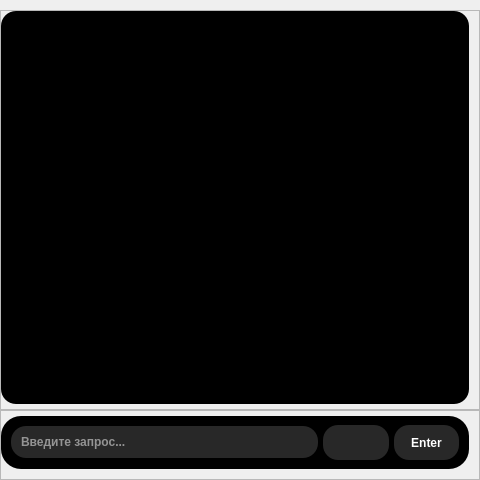
              <widget class="QFrame" name="Consol">
               <property name="sizePolicy">
                <sizepolicy hsizetype="Expanding" vsizetype="Expanding">
                 <horstretch>0</horstretch>
                 <verstretch>0</verstretch>
                </sizepolicy>
               </property>
               <property name="minimumSize">
                <size>
                 <width>0</width>
                 <height>480</height>
                </size>
               </property>
               <property name="maximumSize">
                <size>
                 <width>0</width>
                 <height>640</height>
                </size>
               </property>
               <property name="frameShape">
                <enum>QFrame::NoFrame</enum>
               </property>
               <property name="frameShadow">
                <enum>QFrame::Plain</enum>
               </property>
               <property name="lineWidth">
                <number>0</number>
               </property>
               <layout class="QVBoxLayout" name="verticalLayout_2">
                <property name="spacing">
                 <number>0</number>
                </property>
                <property name="leftMargin">
                 <number>0</number>
                </property>
                <property name="topMargin">
                 <number>10</number>
                </property>
                <property name="rightMargin">
                 <number>0</number>
                </property>
                <property name="bottomMargin">
                 <number>0</number>
                </property>
                <item>
                 <widget class="QFrame" name="Display">
                  <property name="sizePolicy">
                   <sizepolicy hsizetype="Expanding" vsizetype="Preferred">
                    <horstretch>0</horstretch>
                    <verstretch>0</verstretch>
                   </sizepolicy>
                  </property>
                  <property name="minimumSize">
                   <size>
                    <width>480</width>
                    <height>0</height>
                   </size>
                  </property>
                  <property name="maximumSize">
                   <size>
                    <width>720</width>
                    <height>600</height>
                   </size>
                  </property>
                  <property name="styleSheet">
                   <string notr="true"/>
                  </property>
                  <property name="frameShape">
                   <enum>QFrame::StyledPanel</enum>
                  </property>
                  <property name="frameShadow">
                   <enum>QFrame::Raised</enum>
                  </property>
                  <layout class="QHBoxLayout" name="horizontalLayout_4">
                   <property name="spacing">
                    <number>0</number>
                   </property>
                   <property name="leftMargin">
                    <number>0</number>
                   </property>
                   <property name="topMargin">
                    <number>0</number>
                   </property>
                   <property name="rightMargin">
                    <number>10</number>
                   </property>
                   <property name="bottomMargin">
                    <number>5</number>
                   </property>
                   <item>
                    <widget class="QTextBrowser" name="textBrowser">
                     <property name="font">
                      <font>
                       <family>System</family>
                       <pointsize>12</pointsize>
                       <weight>75</weight>
                       <bold>true</bold>
                      </font>
                     </property>
                     <property name="focusPolicy">
                      <enum>Qt::ClickFocus</enum>
                     </property>
                     <property name="contextMenuPolicy">
                      <enum>Qt::NoContextMenu</enum>
                     </property>
                     <property name="styleSheet">
                      <string notr="true">border-radius: 15px;
padding:5px;
background-color: rgb(0,0,0);
color:white;
padding-left: 20px;
writing-mode: vertical-lr;</string>
                     </property>
                     <property name="lineWidth">
                      <number>0</number>
                     </property>
                     <property name="horizontalScrollBarPolicy">
                      <enum>Qt::ScrollBarAlwaysOff</enum>
                     </property>
                     <property name="sizeAdjustPolicy">
                      <enum>QAbstractScrollArea::AdjustIgnored</enum>
                     </property>
                    </widget>
                   </item>
                  </layout>
                 </widget>
                </item>
                <item>
                 <widget class="QFrame" name="Buttons">
                  <property name="sizePolicy">
                   <sizepolicy hsizetype="Ignored" vsizetype="Preferred">
                    <horstretch>0</horstretch>
                    <verstretch>0</verstretch>
                   </sizepolicy>
                  </property>
                  <property name="minimumSize">
                   <size>
                    <width>100</width>
                    <height>70</height>
                   </size>
                  </property>
                  <property name="maximumSize">
                   <size>
                    <width>720</width>
                    <height>70</height>
                   </size>
                  </property>
                  <property name="styleSheet">
                   <string notr="true"/>
                  </property>
                  <property name="frameShape">
                   <enum>QFrame::StyledPanel</enum>
                  </property>
                  <property name="frameShadow">
                   <enum>QFrame::Raised</enum>
                  </property>
                  <layout class="QHBoxLayout" name="horizontalLayout_3">
                   <property name="spacing">
                    <number>0</number>
                   </property>
                   <property name="leftMargin">
                    <number>0</number>
                   </property>
                   <property name="topMargin">
                    <number>5</number>
                   </property>
                   <property name="rightMargin">
                    <number>10</number>
                   </property>
                   <property name="bottomMargin">
                    <number>10</number>
                   </property>
                   <item>
                    <widget class="QFrame" name="frame_2">
                     <property name="sizePolicy">
                      <sizepolicy hsizetype="Expanding" vsizetype="Preferred">
                       <horstretch>0</horstretch>
                       <verstretch>0</verstretch>
                      </sizepolicy>
                     </property>
                     <property name="minimumSize">
                      <size>
                       <width>300</width>
                       <height>0</height>
                      </size>
                     </property>
                     <property name="maximumSize">
                      <size>
                       <width>710</width>
                       <height>70</height>
                      </size>
                     </property>
                     <property name="styleSheet">
                      <string notr="true">background-color: rgb(0, 0, 0);
border-radius: 20px;</string>
                     </property>
                     <property name="frameShape">
                      <enum>QFrame::StyledPanel</enum>
                     </property>
                     <property name="frameShadow">
                      <enum>QFrame::Raised</enum>
                     </property>
                     <layout class="QHBoxLayout" name="horizontalLayout_5">
                      <property name="spacing">
                       <number>5</number>
                      </property>
                      <property name="leftMargin">
                       <number>10</number>
                      </property>
                      <property name="topMargin">
                       <number>0</number>
                      </property>
                      <property name="rightMargin">
                       <number>10</number>
                      </property>
                      <property name="bottomMargin">
                       <number>0</number>
                      </property>
                      <item>
                       <widget class="QLineEdit" name="lineEdit_2">
                        <property name="sizePolicy">
                         <sizepolicy hsizetype="Expanding" vsizetype="Fixed">
                          <horstretch>0</horstretch>
                          <verstretch>0</verstretch>
                         </sizepolicy>
                        </property>
                        <property name="font">
                         <font>
                          <family>System</family>
                          <weight>75</weight>
                          <bold>true</bold>
                         </font>
                        </property>
                        <property name="styleSheet">
                         <string notr="true">border-radius:15px;
padding:8px;
background-color: rgb(40,40,40);
color:white;
</string>
                        </property>
                        <property name="text">
                         <string/>
                        </property>
                        <property name="frame">
                         <bool>true</bool>
                        </property>
                        <property name="alignment">
                         <set>Qt::AlignLeading|Qt::AlignLeft|Qt::AlignVCenter</set>
                        </property>
                        <property name="dragEnabled">
                         <bool>false</bool>
                        </property>
                        <property name="placeholderText">
                         <string>Введите запрос...</string>
                        </property>
                       </widget>
                      </item>
                      <item>
                       <widget class="QFrame" name="frame_9">
                        <property name="sizePolicy">
                         <sizepolicy hsizetype="Preferred" vsizetype="Maximum">
                          <horstretch>0</horstretch>
                          <verstretch>0</verstretch>
                         </sizepolicy>
                        </property>
                        <property name="minimumSize">
                         <size>
                          <width>66</width>
                          <height>35</height>
                         </size>
                        </property>
                        <property name="styleSheet">
                         <string notr="true">border-radius:15px;
background-color:  rgba(40,40,40, 255);
color:white;
</string>
                        </property>
                        <property name="frameShape">
                         <enum>QFrame::StyledPanel</enum>
                        </property>
                        <property name="frameShadow">
                         <enum>QFrame::Raised</enum>
                        </property>
                        <layout class="QHBoxLayout" name="horizontalLayout_10">
                         <property name="spacing">
                          <number>0</number>
                         </property>
                         <property name="leftMargin">
                          <number>0</number>
                         </property>
                         <property name="topMargin">
                          <number>0</number>
                         </property>
                         <property name="rightMargin">
                          <number>0</number>
                         </property>
                         <property name="bottomMargin">
                          <number>0</number>
                         </property>
                         <item>
                          <widget class="QPushButton" name="deactivate_voice">
                           <property name="sizePolicy">
                            <sizepolicy hsizetype="Fixed" vsizetype="Fixed">
                             <horstretch>0</horstretch>
                             <verstretch>0</verstretch>
                            </sizepolicy>
                           </property>
                           <property name="minimumSize">
                            <size>
                             <width>30</width>
                             <height>30</height>
                            </size>
                           </property>
                           <property name="maximumSize">
                            <size>
                             <width>30</width>
                             <height>30</height>
                            </size>
                           </property>
                           <property name="styleSheet">
                            <string notr="true">border-radius:15px;
background-color:  rgba(40,40,40, 255);
color:white;
</string>
                           </property>
                           <property name="text">
                            <string/>
                           </property>
                           <property name="checkable">
                            <bool>true</bool>
                           </property>
                           <property name="checked">
                            <bool>false</bool>
                           </property>
                          </widget>
                         </item>
                         <item>
                          <widget class="QPushButton" name="pushButton_2">
                           <property name="sizePolicy">
                            <sizepolicy hsizetype="Fixed" vsizetype="Fixed">
                             <horstretch>0</horstretch>
                             <verstretch>0</verstretch>
                            </sizepolicy>
                           </property>
                           <property name="minimumSize">
                            <size>
                             <width>30</width>
                             <height>30</height>
                            </size>
                           </property>
                           <property name="maximumSize">
                            <size>
                             <width>30</width>
                             <height>30</height>
                            </size>
                           </property>
                           <property name="palette">
                            <palette>
                             <active>
                              <colorrole role="WindowText">
                               <brush brushstyle="SolidPattern">
                                <color alpha="255">
                                 <red>255</red>
                                 <green>255</green>
                                 <blue>255</blue>
                                </color>
                               </brush>
                              </colorrole>
                              <colorrole role="Button">
                               <brush brushstyle="SolidPattern">
                                <color alpha="255">
                                 <red>40</red>
                                 <green>40</green>
                                 <blue>40</blue>
                                </color>
                               </brush>
                              </colorrole>
                              <colorrole role="Text">
                               <brush brushstyle="SolidPattern">
                                <color alpha="255">
                                 <red>255</red>
                                 <green>255</green>
                                 <blue>255</blue>
                                </color>
                               </brush>
                              </colorrole>
                              <colorrole role="ButtonText">
                               <brush brushstyle="SolidPattern">
                                <color alpha="255">
                                 <red>255</red>
                                 <green>255</green>
                                 <blue>255</blue>
                                </color>
                               </brush>
                              </colorrole>
                              <colorrole role="Base">
                               <brush brushstyle="SolidPattern">
                                <color alpha="255">
                                 <red>40</red>
                                 <green>40</green>
                                 <blue>40</blue>
                                </color>
                               </brush>
                              </colorrole>
                              <colorrole role="Window">
                               <brush brushstyle="SolidPattern">
                                <color alpha="255">
                                 <red>40</red>
                                 <green>40</green>
                                 <blue>40</blue>
                                </color>
                               </brush>
                              </colorrole>
                             </active>
                             <inactive>
                              <colorrole role="WindowText">
                               <brush brushstyle="SolidPattern">
                                <color alpha="255">
                                 <red>255</red>
                                 <green>255</green>
                                 <blue>255</blue>
                                </color>
                               </brush>
                              </colorrole>
                              <colorrole role="Button">
                               <brush brushstyle="SolidPattern">
                                <color alpha="255">
                                 <red>40</red>
                                 <green>40</green>
                                 <blue>40</blue>
                                </color>
                               </brush>
                              </colorrole>
                              <colorrole role="Text">
                               <brush brushstyle="SolidPattern">
                                <color alpha="255">
                                 <red>255</red>
                                 <green>255</green>
                                 <blue>255</blue>
                                </color>
                               </brush>
                              </colorrole>
                              <colorrole role="ButtonText">
                               <brush brushstyle="SolidPattern">
                                <color alpha="255">
                                 <red>255</red>
                                 <green>255</green>
                                 <blue>255</blue>
                                </color>
                               </brush>
                              </colorrole>
                              <colorrole role="Base">
                               <brush brushstyle="SolidPattern">
                                <color alpha="255">
                                 <red>40</red>
                                 <green>40</green>
                                 <blue>40</blue>
                                </color>
                               </brush>
                              </colorrole>
                              <colorrole role="Window">
                               <brush brushstyle="SolidPattern">
                                <color alpha="255">
                                 <red>40</red>
                                 <green>40</green>
                                 <blue>40</blue>
                                </color>
                               </brush>
                              </colorrole>
                             </inactive>
                             <disabled>
                              <colorrole role="WindowText">
                               <brush brushstyle="SolidPattern">
                                <color alpha="255">
                                 <red>255</red>
                                 <green>255</green>
                                 <blue>255</blue>
                                </color>
                               </brush>
                              </colorrole>
                              <colorrole role="Button">
                               <brush brushstyle="SolidPattern">
                                <color alpha="255">
                                 <red>40</red>
                                 <green>40</green>
                                 <blue>40</blue>
                                </color>
                               </brush>
                              </colorrole>
                              <colorrole role="Text">
                               <brush brushstyle="SolidPattern">
                                <color alpha="255">
                                 <red>255</red>
                                 <green>255</green>
                                 <blue>255</blue>
                                </color>
                               </brush>
                              </colorrole>
                              <colorrole role="ButtonText">
                               <brush brushstyle="SolidPattern">
                                <color alpha="255">
                                 <red>255</red>
                                 <green>255</green>
                                 <blue>255</blue>
                                </color>
                               </brush>
                              </colorrole>
                              <colorrole role="Base">
                               <brush brushstyle="SolidPattern">
                                <color alpha="255">
                                 <red>40</red>
                                 <green>40</green>
                                 <blue>40</blue>
                                </color>
                               </brush>
                              </colorrole>
                              <colorrole role="Window">
                               <brush brushstyle="SolidPattern">
                                <color alpha="255">
                                 <red>40</red>
                                 <green>40</green>
                                 <blue>40</blue>
                                </color>
                               </brush>
                              </colorrole>
                             </disabled>
                            </palette>
                           </property>
                           <property name="font">
                            <font>
                             <family>System</family>
                             <weight>75</weight>
                             <bold>true</bold>
                            </font>
                           </property>
                           <property name="styleSheet">
                            <string notr="true">border-radius:15px;
background-color:  rgba(40,40,40, 255);
color:white;
</string>
                           </property>
                           <property name="text">
                            <string/>
                           </property>
                           <property name="iconSize">
                            <size>
                             <width>16</width>
                             <height>16</height>
                            </size>
                           </property>
                           <property name="checkable">
                            <bool>true</bool>
                           </property>
                          </widget>
                         </item>
                        </layout>
                       </widget>
                      </item>
                      <item>
                       <widget class="QPushButton" name="pushButton_4">
                        <property name="sizePolicy">
                         <sizepolicy hsizetype="Fixed" vsizetype="Fixed">
                          <horstretch>0</horstretch>
                          <verstretch>0</verstretch>
                         </sizepolicy>
                        </property>
                        <property name="minimumSize">
                         <size>
                          <width>65</width>
                          <height>35</height>
                         </size>
                        </property>
                        <property name="maximumSize">
                         <size>
                          <width>65</width>
                          <height>35</height>
                         </size>
                        </property>
                        <property name="font">
                         <font>
                          <family>System</family>
                          <weight>75</weight>
                          <bold>true</bold>
                         </font>
                        </property>
                        <property name="styleSheet">
                         <string notr="true">
QPushButton {
border-radius:15px;
padding:5px;
background-color: rgb(40,40,40);
color:white;
}
QPushButton:hover {
border-radius:15px;
padding:5px;
background-color: rgb(20,20,20);
color:white;
}
QPushButton: pressed{
background-color: rgb(10,10,10);
}</string>
                        </property>
                        <property name="text">
                         <string>Enter</string>
                        </property>
                       </widget>
                      </item>
                     </layout>
                    </widget>
                   </item>
                  </layout>
                 </widget>
                </item>
               </layout>
              </widget>
